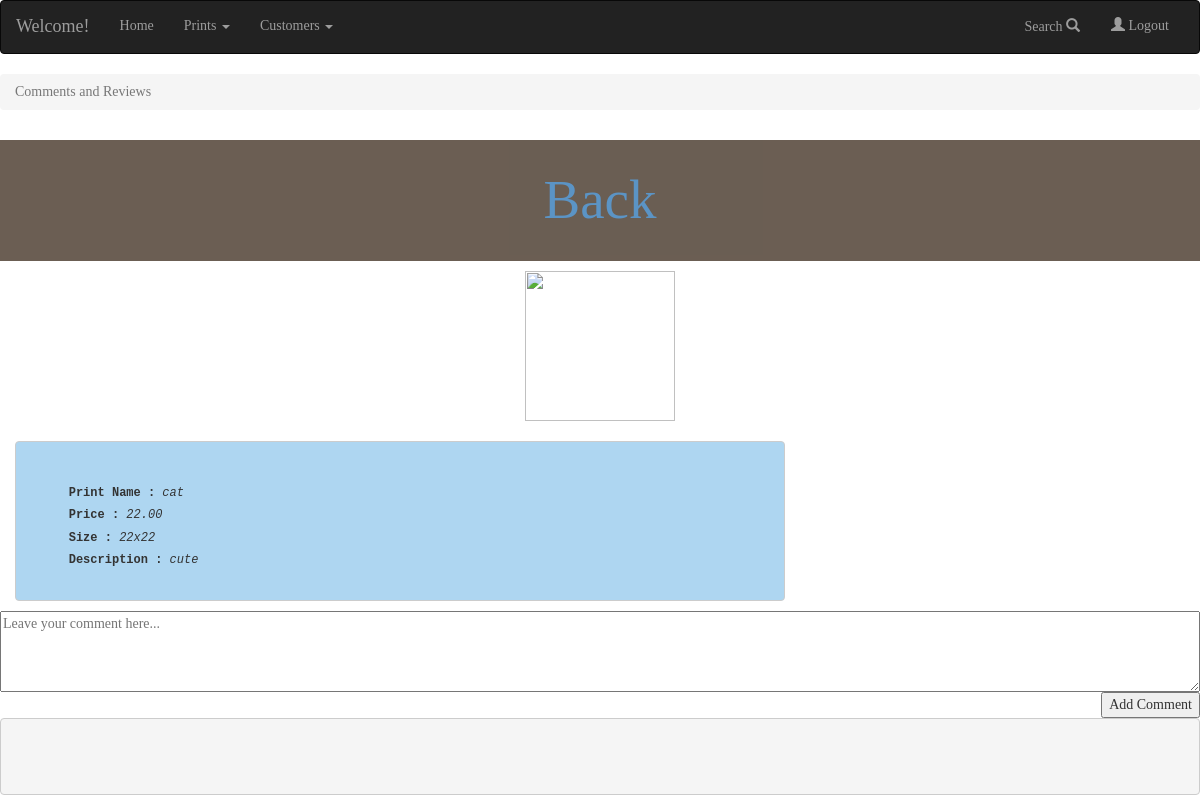
The page /comment.php?id=13 (signed in) on the database its author committed.
### tables this page shows
CREATE TABLE `prints` (
  `print_id` int(10) UNSIGNED NOT NULL,
  `artist_id` int(10) UNSIGNED NOT NULL,
  `comment_id` int(11) NOT NULL,
  `print_name` varchar(60) NOT NULL,
  `price` decimal(6,2) UNSIGNED NOT NULL,
  `size` varchar(60) DEFAULT NULL,
  `description` varchar(255) DEFAULT NULL,
  `image_name` varchar(60) NOT NULL
);

### comment.php (the view, shortened to what this page needs)
<link rel="stylesheet" type="text/css" href="css/bootstrap.min.css">
<?php
require_once "config.php";
include('includes/header.html');
?>
<?php
	if(isset($_GET['id'])){
		$id = $_GET['id'];
		$QueGetPrint = "SELECT * FROM `prints` WHERE `print_id` = '".$id."' LIMIT 1";
		$ResGetPrint = mysqli_query($conn,$QueGetPrint) or die (mysqli_error($conn));
	    while($RowGetPrint = mysqli_fetch_array($ResGetPrint)){
			$PrintName = $RowGetPrint['print_name'];
			$Price = $RowGetPrint['price'];
			$Size = $RowGetPrint['size'];
			$Desc = $RowGetPrint['description'];
			$image = @getimagesize ("../ecommerce/uploads/$pid");
		}
	}
?>
<form method="post">
<div id="services">
   <ol class="breadcrumb">
      <li class="breadcrumb-item active">Comments and Reviews <span class="fa fa-fw fa-comments"></span></li>
   </ol>
   <h3><a href="browse_prints.php" class="">Back</a></h3>
 <div align="center">
     <img width="150" height ="150" src="show_image.php?image=$pid&name=<?php echo " '" . urlencode($row['image_name']) . "' $image[3] "?> alt=\"{$row['print_name']}\"  />
     <br/>
</div>
<div class="col-lg-8">
    <pre style="background-color:#AED6F1; font-size:12px;">
      <br/>
      <label><strong>Print Name : </strong></label><i><?php echo $PrintName; ?></i>
      <label><strong>Price : </strong></label><i><?php echo $Price; ?></i>
      <label><strong>Size : </strong></label><i><?php echo $Size; ?></i>
      <label><strong>Description : </strong></label><i><?php echo $Desc; ?></i>
    </pre>
</div>
    <div align="center">
        <textarea name="txtComment" placeholder="Leave your comment here..." style="width:100%; height:10%;"></textarea>
    </div>
    <div align="right">
        <input type="submit" name="btnSaveComment" value="Add Comment" align="right"/>
    </div>
    <div align="left">
    	<pre>
        </pre>
    </div>
    </div>
</form>

### assets/css/custom.css (style rules this page uses)
.btn { border-radius: 10px; }
.homebanner, h3 { opacity: 0.8; background-color: #463629; font-family: 'Sofia', cursive; color:#000000; text-align:center; font-size: 55px; margin-top:30px; padding-top: 30px; padding-bottom: 30px; }

### rows shown on the page
prints: print_name "cat", price "22.00", size "22x22", description "cute"
